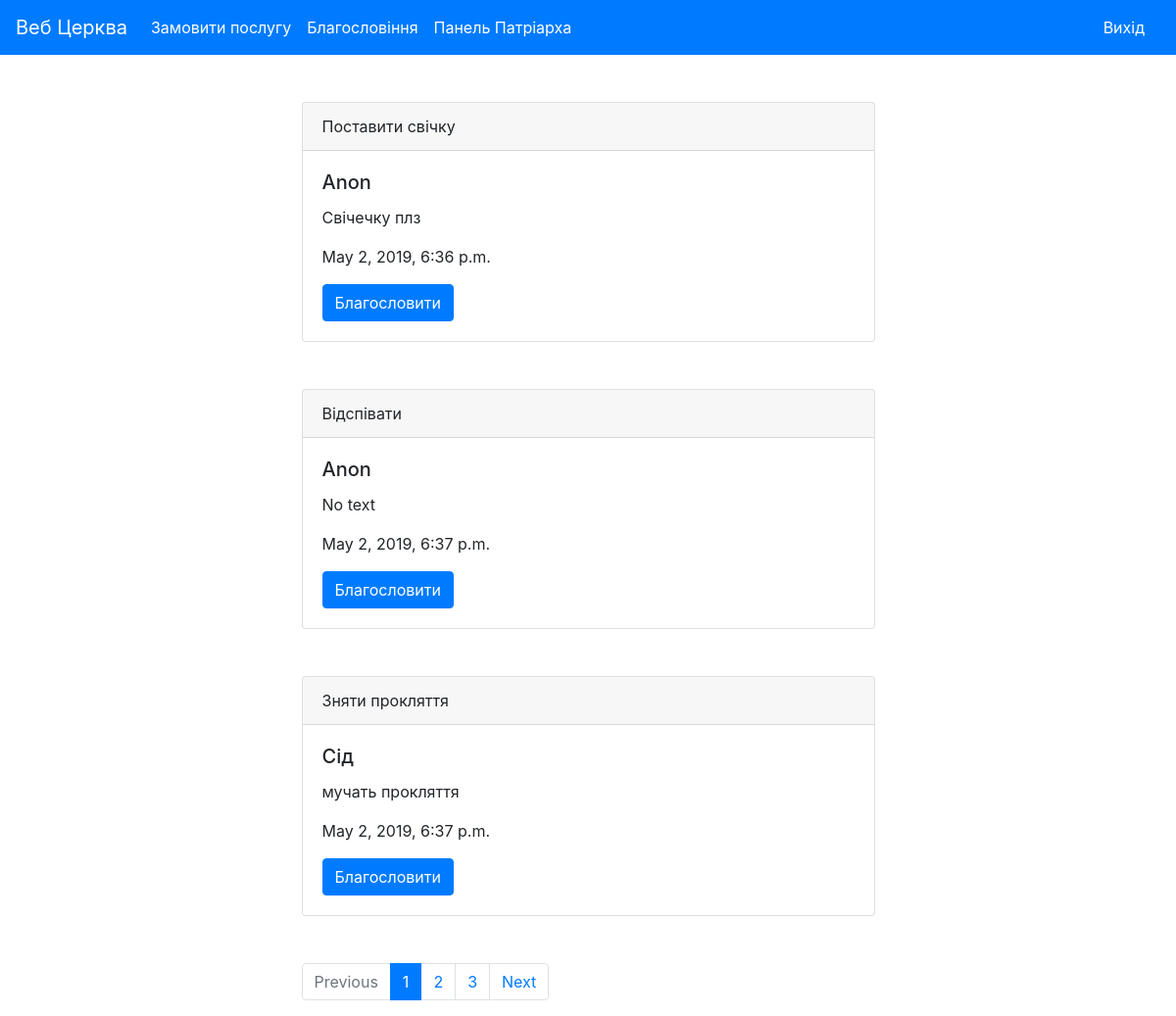
/messages/ (signed in), run on the app's committed database.
### religion/models.py (models this page shows, shortened)
class Message(models.Model):
    text = models.CharField(max_length=300, default='No text', db_index=True)
    user = models.CharField(max_length=100, default='Anon')
    service = models.ForeignKey(Service, on_delete=models.CASCADE)
    is_active = models.BooleanField(default=True)
    date = models.DateTimeField(auto_now_add=True)

class Service(models.Model):
    name = models.CharField(max_length=150, db_index=True)
    price = models.IntegerField()
    img = models.ImageField(upload_to='static', default='static/ikona.png')
    def __str__(self):
        return self.name

### cerkva/views.py (the view)
# urls.py: path('messages/', messages_list, name='messages'),
@login_required
def messages_list(request):
    on_page = 3
    text = None
    if request.method == 'POST':
        id = request.POST.get('id')
        message = Message.objects.filter(id=id).first()
        message.is_active = False
        message.save()
        text = 'Ви виконали прохання "' + message.service.name + '" для ' + message.user
    messages = Message.objects.filter(is_active=True)
    paginator = Paginator(messages, on_page)
    page_number = request.GET.get('page', 1)
    page = paginator.get_page(page_number)
    is_paginated = page.has_other_pages()
    if page.has_previous():
        prev_url = '?page={}'.format(page.previous_page_number())
    else:
        prev_url = ''
    if page.has_next():
        next_url = '?page={}'.format(page.next_page_number())
    else:
        next_url = ''
    context = {
        'page': page,
        'is_paginated': is_paginated,
        'next_url': next_url,
        'prev_url': prev_url,
        'text': text,
    }
    return render(request, 'messages_list.html', context=context)

### templates/messages_list.html (shortened to what this page needs)
{% extends 'base.html' %}
{% block content %}
<div class="conteiner">
  <div class="row justify-content-md-center">
    <div class="col-6">
      {% for message in page.object_list %}
      <div class="card mt-5">
        <div class="card-header">
          {{message.service}}
        </div>
        <div class="card-body">
          <h5 class="card-title">{{message.user}}</h5>
          <p class="card-text">{{message.text}}</p>
          <p class="card-text">{{message.date}}</p>
          <form class="" action="{% url 'messages' %}" method="post" >
            <button type="submit" class="btn btn-primary">Благословити</button>
          </form>
        </div>
      </div>
      {% endfor %}
      {% if is_paginated %}
      <nav aria-label="..." class="mt-5">
        <ul class="pagination">
          <li class="page-item {% if not prev_url %} disabled {% endif %}">
            <a class="page-link" href="{{ prev_url }}" tabindex="-1" aria-disabled="true">Previous</a>
          </li>
          {% for n in page.paginator.page_range %}
          {% if page.number == n %}
          <li class="page-item active" aria-current="page">
            <a class="page-link" href="?page={{ n }}">{{ n }} <span class="sr-only">(current)</span></a>
          </li>
          {% elif n > page.number|add:-3 and n < page.number|add:3 %}
          <li class="page-item">
            <a class="page-link" href="?page={{ n }}">{{ n }}</a>
          </li>
          {% endif %}
          {% endfor %}
          <li class="page-item {% if not next_url %} disabled {% endif %}">
            <a class="page-link" href="{{ next_url }}" tabindex="-1" aria-disabled="true">Next</a>
          </li>
        </ul>
      </nav>
      {% endif %}
    </div>
  </div>
</div>
{% endblock %}

### data on the page
Message: service "Поставити свічку", user "Anon", text "Свічечку плз", date "May 2, 2019, 6:36 p.m."
Message: service "Відспівати", user "Anon", text "No text", date "May 2, 2019, 6:37 p.m."
Message: service "Зняти прокляття", user "Сід", text "мучать прокляття", date "May 2, 2019, 6:37 p.m."

### other printed values
{{ n }} "1"
{{ n }} "2" "3"
